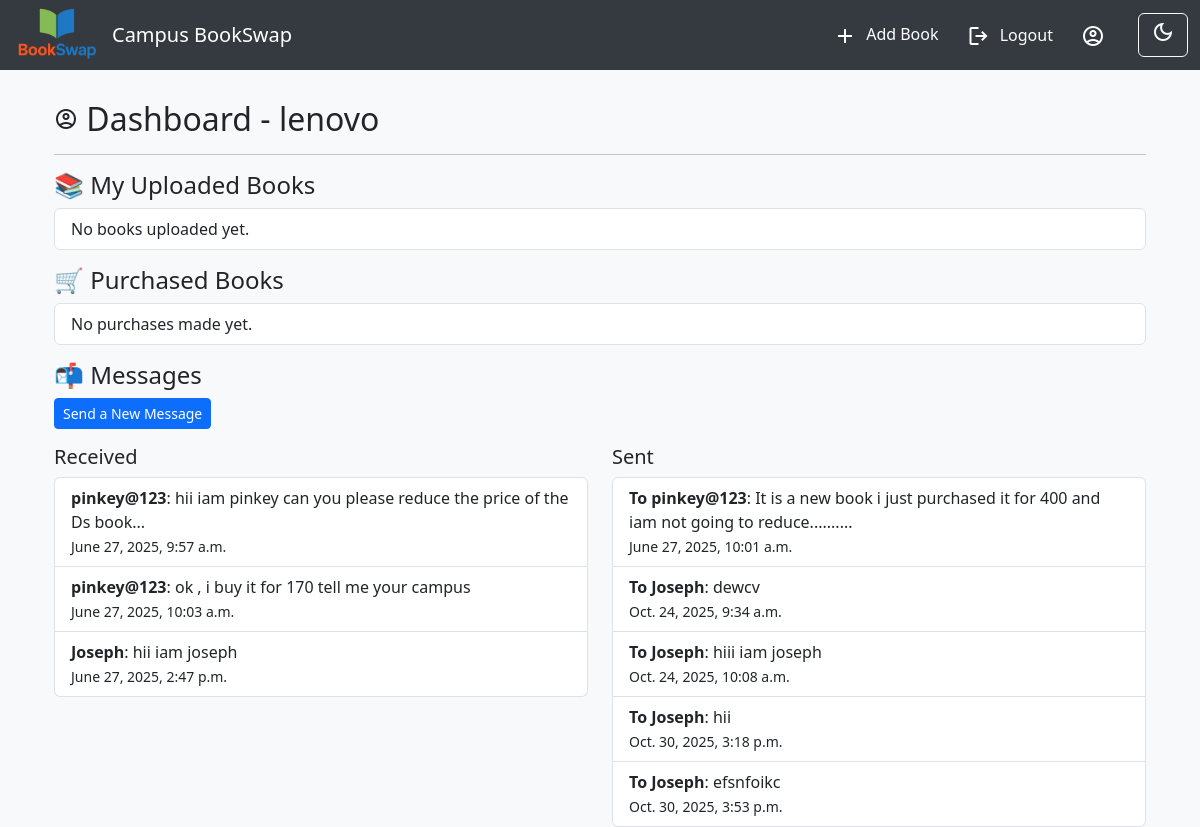
The page /dashboard/ (signed in) on the database its author committed.
### books/models.py (models this page shows, shortened)
class Message(models.Model):
    sender = models.ForeignKey(User, on_delete=models.CASCADE, related_name='sent_messages')
    receiver = models.ForeignKey(User, on_delete=models.CASCADE, related_name='received_messages')
    content = models.TextField()
    timestamp = models.DateTimeField(auto_now_add=True)

### books/views.py (the view)
# urls.py: path('dashboard/', views.dashboard, name='dashboard'),
@login_required
def dashboard(request):
    uploaded_books = Book.objects.filter(user=request.user)
    received_messages = Message.objects.filter(receiver=request.user)
    sent_messages = Message.objects.filter(sender=request.user)
    purchases = Purchase.objects.filter(user=request.user)
    return render(request, 'books/dashboard.html', {
        'uploaded_books': uploaded_books,
        'received_messages': received_messages,
        'sent_messages': sent_messages,
        'purchases': purchases,
    })

### books/templates/books/dashboard.html
{% extends 'books/base.html' %}
{% block content %}
<div class="container mt-4">
  <h2><span class="material-symbols-outlined">account_circle</span> Dashboard - {{ user.username }}</h2>
  <hr>
  <h4>📚 My Uploaded Books</h4>
  <ul class="list-group mb-3">
    {% for book in uploaded_books %}
      <li class="list-group-item d-flex justify-content-between align-items-center">
        {{ book.title }} ({{ book.campus }})
        <form method="post" action="{% url 'delete_book' book.pk %}" style="display:inline;">
          {% csrf_token %}
          <button type="submit" class="btn btn-sm btn-danger">Delete</button>
        </form>
      </li>
    {% empty %}
      <li class="list-group-item">No books uploaded yet.</li>
    {% endfor %}
  </ul>
  <h4>🛒 Purchased Books</h4>
  <ul class="list-group mb-3">
    {% for p in purchases %}
      <li class="list-group-item">{{ p.book.title }} on {{ p.purchased_at }}</li>
    {% empty %}
      <li class="list-group-item">No purchases made yet.</li>
    {% endfor %}
  </ul>
  <h4>📬 Messages</h4>
  <p><a href="{% url 'send_message' %}" class="btn btn-primary btn-sm">Send a New Message</a></p>
  <div class="row">
    <div class="col-md-6">
      <h5>Received</h5>
      <ul class="list-group">
        {% for msg in received_messages %}
          <li class="list-group-item">
            <strong>{{ msg.sender.username }}</strong>: {{ msg.content }}<br>
            <small>{{ msg.timestamp }}</small>
          </li>
        {% empty %}
          <li class="list-group-item">No messages received.</li>
        {% endfor %}
      </ul>
    </div>
    <div class="col-md-6">
      <h5>Sent</h5>
      <ul class="list-group">
        {% for msg in sent_messages %}
          <li class="list-group-item">
            <strong>To {{ msg.receiver.username }}</strong>: {{ msg.content }}<br>
            <small>{{ msg.timestamp }}</small>
          </li>
        {% empty %}
          <li class="list-group-item">No messages sent.</li>
        {% endfor %}
      </ul>
    </div>
  </div>
</div>
{% endblock %}

### books/templates/books/base.html (shortened to what this page needs)
{% load static %}
<!DOCTYPE html>
<html lang="en">
<head>
  <link href="https://cdn.jsdelivr.net/npm/select2@4.1.0-rc.0/dist/css/select2.min.css" rel="stylesheet" />
  <link href="https://cdn.jsdelivr.net/npm/bootstrap@5.3.3/dist/css/bootstrap.min.css" rel="stylesheet">
  <link rel="stylesheet" href="{% static 'books/css/styles.css' %}">
</head>
<body>
  <nav class="navbar navbar-expand-lg navbar-dark bg-dark">
    <div class="container-fluid">
      <a class="navbar-brand d-flex align-items-center" href="{% url 'home' %}">
        <img src="{% static 'books/logo.png' %}" alt="BookSwap Logo" style="width: 90px;height:auto">
        Campus BookSwap
      </a>
      <div class="collapse navbar-collapse justify-content-end" id="navbarNav">
        <ul class="navbar-nav align-items-center">
          {% if user.is_authenticated %}
            <li class="nav-item">
              <a class="nav-link" href="{% url 'add_book' %}">
                <span class="material-symbols-outlined">add</span> Add Book
              </a>
            </li>
            <li class="nav-item">
              <form method="post" action="{% url 'logout' %}" style="display: inline;">
                <button type="submit" class="btn btn-link nav-link" style="display: inline; padding: 0; color: white;">
                  <span class="material-symbols-outlined">logout</span> Logout
                </button>
              </form>
            </li>
            <li class="nav-item">
              <a class="nav-link" href="{% url 'dashboard' %}">
                <span class="material-symbols-outlined">account_circle</span>
              </a>
            </li>
          {% endif %}
          <li class="nav-item btn-toggle-mode">
            <button class="btn btn-outline-light" id="toggleMode">
              <span class="material-symbols-outlined" id="modeIcon">dark_mode</span>
            </button>
          </li>
        </ul>
      </div>
    </div>
  </nav>
  <div class="container mt-4">
    {% block content %}
    {% endblock %}
  </div>
</body>
</html>

### books/static/books/css/styles.css (style rules this page uses)
body { background-color: #f8f9fa; color: #212529; transition: background-color 0.3s ease, color 0.3s ease; }
.navbar { margin-bottom: 30px; height: 70px; background-color: #343a40 !important; }
.nav-link { color: white !important; transition: background-color 0.2s ease-in-out; border-radius: 6px; }

### books/templates/books/base.html (style rules this page uses)
.nav-link span { margin-right: 5px; vertical-align: middle; }
.nav-item + .nav-item { margin-left: 20px; }
.navbar-brand img { height: 36px; margin-right: 10px; vertical-align: middle; }
.btn-toggle-mode { margin-left: 20px; }

### rows shown on the page
Message: sender.username "pinkey@123", content "hii iam pinkey can you please reduce the price of the Ds book...", timestamp "June 27, 2025, 9:57 a.m."
Message: sender.username "pinkey@123", content "ok , i buy it for 170 tell me your campus", timestamp "June 27, 2025, 10:03 a.m."
Message: sender.username "Joseph", content "hii iam joseph", timestamp "June 27, 2025, 2:47 p.m."
Message: receiver.username "pinkey@123", content "It is a new book i just purchased it for 400 and iam not going to reduce..........", timestamp "June 27, 2025, 10:01 a.m."
Message: receiver.username "Joseph", content "dewcv", timestamp "Oct. 24, 2025, 9:34 a.m."
Message: receiver.username "Joseph", content "hiii iam joseph", timestamp "Oct. 24, 2025, 10:08 a.m."
Message: receiver.username "Joseph", content "hii", timestamp "Oct. 30, 2025, 3:18 p.m."
Message: receiver.username "Joseph", content "efsnfoikc", timestamp "Oct. 30, 2025, 3:53 p.m."

### other values the page prints
{{ user.username }} "lenovo"
